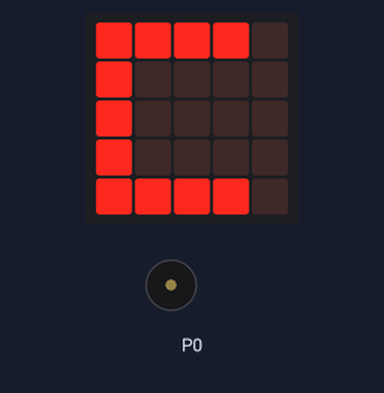
This program was run on a simulated BBC micro:bit (MakeCode). Parts: the board's 5×5 LED display, buzzer (waves = sounding).

Above: at 5.04 s.
At 15.1 s:
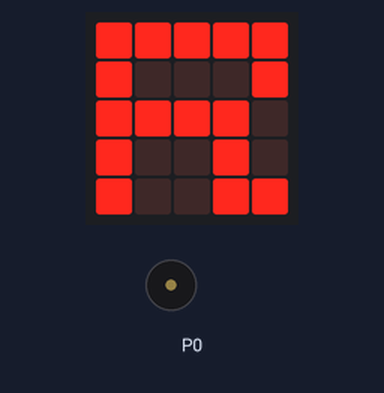
At 23.96 s:
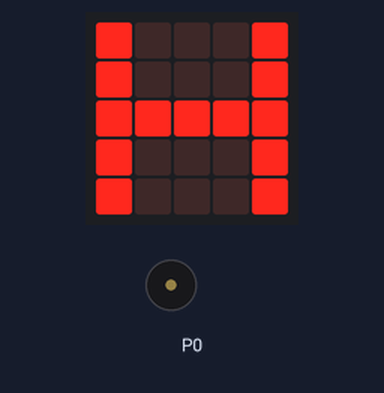
At 38.9 s:
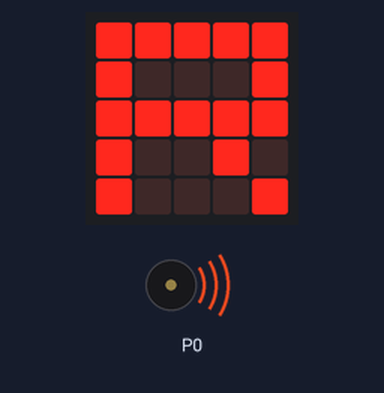
Timing chart, 0 to 40.0 s (numbered marks = the images above):
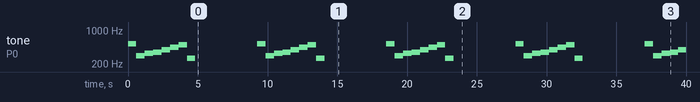

The program:

main.ts
```typescript
basic.forever(function () {
    music.playMelody("C5 D E F G A B C ", 100)
    basic.showLeds(`
        # # # # .
        # . . . .
        # . . . .
        # . . . .
        # # # # .
        `)
    basic.showLeds(`
        # . . . #
        # . . . #
        # # # # #
        # . . . #
        # . . . #
        `)
    basic.showLeds(`
        # # # # #
        # . . . #
        # # # # .
        # . . # .
        # . . # #
        `)
    basic.showLeds(`
        . . # . .
        . . . . .
        . . # . .
        . . # . .
        . . # . .
        `)
    basic.showLeds(`
        # # # # #
        # . . . .
        # # # # #
        . . . . #
        # # # # #
        `)
    basic.showLeds(`
        # # # # #
        . . # . .
        . . # . .
        . . # . .
        . . # . .
        `)
    basic.showLeds(`
        # # # # #
        # . . . #
        # . . . #
        # . . . #
        # # # # #
        `)
    basic.showLeds(`
        # # # # #
        # . . . #
        # # # # #
        # . . . .
        # . . . .
        `)
    basic.showLeds(`
        # . . . #
        # . . . #
        # # # # #
        # . . . #
        # . . . #
        `)
    basic.showLeds(`
        # # # # #
        # . . . .
        # # # # #
        # . . . .
        # # # # #
        `)
    basic.showLeds(`
        # # # # #
        # . . . #
        # # # # #
        # . . # .
        # . . . #
        `)
})
```

test.ts
```typescript
// tests gaan hier; deze zal niet worden gecompileerd wanneer dit pakket wordt gebruikt als extensie.
```

Measured:
- by itself, tone on P0: repeats every 9.3 s: 294 Hz 0.61 s, 330 Hz 0.61 s, 349 Hz 0.61 s, 392 Hz 0.61 s, 440 Hz 0.61 s, 494 Hz 0.61 s, 262 Hz 0.60 s, silent 4.4 s, 523 Hz 0.61 s
- what the display in image 0 shows lasts 0.4 s, from 4.8 s to 5.2 s
